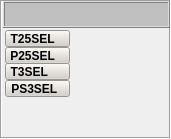
   <widget class="QFrame" name="DatosDelCombust">
    <property name="geometry">
     <rect>
      <x>824</x>
      <y>2</y>
      <width>171</width>
      <height>139</height>
     </rect>
    </property>
    <property name="minimumSize">
     <size>
      <width>171</width>
      <height>139</height>
     </size>
    </property>
    <property name="maximumSize">
     <size>
      <width>171</width>
      <height>139</height>
     </size>
    </property>
    <property name="styleSheet">
     <string notr="true">background-color: none;</string>
    </property>
    <property name="frameShape">
     <enum>QFrame::Box</enum>
    </property>
    <property name="frameShadow">
     <enum>QFrame::Sunken</enum>
    </property>
    <widget class="QFrame" name="frame_16">
     <property name="geometry">
      <rect>
       <x>3</x>
       <y>1</y>
       <width>167</width>
       <height>27</height>
      </rect>
     </property>
     <property name="minimumSize">
      <size>
       <width>167</width>
       <height>27</height>
      </size>
     </property>
     <property name="maximumSize">
      <size>
       <width>167</width>
       <height>27</height>
      </size>
     </property>
     <property name="styleSheet">
      <string notr="true">background-color: rgb(192, 192, 192);</string>
     </property>
     <property name="frameShape">
      <enum>QFrame::Box</enum>
     </property>
     <property name="frameShadow">
      <enum>QFrame::Raised</enum>
     </property>
     <layout class="QGridLayout" name="gridLayout_24">
      <item row="0" column="0">
       <widget class="AUpTextLabel" name="leGEN_AVR_18">
        <property name="minimumSize">
         <size>
          <width>137</width>
          <height>9</height>
         </size>
        </property>
        <property name="maximumSize">
         <size>
          <width>137</width>
          <height>9</height>
         </size>
        </property>
        <property name="LabelText" stdset="0">
         <string>COMPRESOR DE HP</string>
        </property>
        <property name="Font">
         <font>
          <pointsize>9</pointsize>
          <weight>75</weight>
          <bold>true</bold>
         </font>
        </property>
       </widget>
      </item>
     </layout>
    </widget>
    <widget class="AUpTextLabel" name="leGEN_AVR_46">
     <property name="geometry">
      <rect>
       <x>7</x>
       <y>120</y>
       <width>65</width>
       <height>13</height>
      </rect>
     </property>
     <property name="minimumSize">
      <size>
       <width>65</width>
       <height>13</height>
      </size>
     </property>
     <property name="maximumSize">
      <size>
       <width>65</width>
       <height>13</height>
      </size>
     </property>
     <property name="layoutDirection">
      <enum>Qt::RightToLeft</enum>
     </property>
     <property name="LabelText" stdset="0">
      <string>HP_TRF</string>
     </property>
     <property name="Font">
      <font>
       <pointsize>9</pointsize>
       <weight>75</weight>
       <bold>true</bold>
      </font>
     </property>
    </widget>
    <widget class="AUpTextLabel" name="leGEN_AVR_47">
     <property name="geometry">
      <rect>
       <x>116</x>
       <y>120</y>
       <width>43</width>
       <height>13</height>
      </rect>
     </property>
     <property name="minimumSize">
      <size>
       <width>43</width>
       <height>13</height>
      </size>
     </property>
     <property name="maximumSize">
      <size>
       <width>43</width>
       <height>13</height>
      </size>
     </property>
     <property name="layoutDirection">
      <enum>Qt::LeftToRight</enum>
     </property>
     <property name="LabelText" stdset="0">
      <string>In/S</string>
     </property>
     <property name="Font">
      <font>
       <pointsize>9</pointsize>
       <weight>75</weight>
       <bold>true</bold>
      </font>
     </property>
    </widget>
    <widget class="AUpTextLabel" name="leCOMHHP_T">
     <property name="geometry">
      <rect>
       <x>72</x>
       <y>120</y>
       <width>37</width>
       <height>13</height>
      </rect>
     </property>
     <property name="minimumSize">
      <size>
       <width>37</width>
       <height>13</height>
      </size>
     </property>
     <property name="maximumSize">
      <size>
       <width>37</width>
       <height>13</height>
      </size>
     </property>
     <property name="layoutDirection">
      <enum>Qt::RightToLeft</enum>
     </property>
     <property name="isUpdateable" stdset="0">
      <bool>true</bool>
     </property>
     <property name="id">
      <string>p_HMI_INTER_N25_TRF_1X_CALC_PLUS_A_OUT_1</string>
     </property>
     <property name="Font">
      <font>
       <pointsize>9</pointsize>
       <weight>75</weight>
       <bold>true</bold>
      </font>
     </property>
     <property name="Presicion">
      <number>2</number>
     </property>
    </widget>
    <widget class="AUpTextLabel" name="leCOMHP25S">
     <property name="geometry">
      <rect>
       <x>72</x>
       <y>50</y>
       <width>37</width>
       <height>13</height>
      </rect>
     </property>
     <property name="minimumSize">
      <size>
       <width>37</width>
       <height>13</height>
      </size>
     </property>
     <property name="maximumSize">
      <size>
       <width>37</width>
       <height>13</height>
      </size>
     </property>
     <property name="layoutDirection">
      <enum>Qt::RightToLeft</enum>
     </property>
     <property name="isUpdateable" stdset="0">
      <bool>true</bool>
     </property>
     <property name="id">
      <string>p_HMI_INTER_P25SEL_CALC_PLUS_A_OUT_1</string>
     </property>
     <property name="Font">
      <font>
       <pointsize>9</pointsize>
       <weight>75</weight>
       <bold>true</bold>
      </font>
     </property>
     <property name="Presicion">
      <number>2</number>
     </property>
    </widget>
    <widget class="AUpTextLabel" name="leGEN_AVR_40">
     <property name="geometry">
      <rect>
       <x>116</x>
       <y>50</y>
       <width>43</width>
       <height>13</height>
      </rect>
     </property>
     <property name="minimumSize">
      <size>
       <width>43</width>
       <height>13</height>
      </size>
     </property>
     <property name="maximumSize">
      <size>
       <width>43</width>
       <height>13</height>
      </size>
     </property>
     <property name="layoutDirection">
      <enum>Qt::LeftToRight</enum>
     </property>
     <property name="LabelText" stdset="0">
      <string>PSIA</string>
     </property>
     <property name="Font">
      <font>
       <pointsize>9</pointsize>
       <weight>75</weight>
       <bold>true</bold>
      </font>
     </property>
     <property name="StrOnState">
      <string/>
     </property>
    </widget>
    <widget class="AUpTextLabel" name="leCOMHT25S">
     <property name="geometry">
      <rect>
       <x>72</x>
       <y>33</y>
       <width>37</width>
       <height>13</height>
      </rect>
     </property>
     <property name="minimumSize">
      <size>
       <width>37</width>
       <height>13</height>
      </size>
     </property>
     <property name="maximumSize">
      <size>
       <width>37</width>
       <height>13</height>
      </size>
     </property>
     <property name="layoutDirection">
      <enum>Qt::RightToLeft</enum>
     </property>
     <property name="isUpdateable" stdset="0">
      <bool>true</bool>
     </property>
     <property name="id">
      <string>p_HMI_INTER_T25SEL_CALC_PLUS_A_OUT_1</string>
     </property>
     <property name="Font">
      <font>
       <pointsize>9</pointsize>
       <weight>75</weight>
       <bold>true</bold>
      </font>
     </property>
    </widget>
    <widget class="AUpTextLabel" name="leGEN_AVR_39">
     <property name="geometry">
      <rect>
       <x>116</x>
       <y>33</y>
       <width>43</width>
       <height>13</height>
      </rect>
     </property>
     <property name="minimumSize">
      <size>
       <width>43</width>
       <height>13</height>
      </size>
     </property>
     <property name="maximumSize">
      <size>
       <width>43</width>
       <height>13</height>
      </size>
     </property>
     <property name="layoutDirection">
      <enum>Qt::LeftToRight</enum>
     </property>
     <property name="LabelText" stdset="0">
      <string>ºF</string>
     </property>
     <property name="Font">
      <font>
       <pointsize>9</pointsize>
       <weight>75</weight>
       <bold>true</bold>
      </font>
     </property>
    </widget>
    <widget class="AUpTextLabel" name="leCOMHT3S">
     <property name="geometry">
      <rect>
       <x>72</x>
       <y>66</y>
       <width>37</width>
       <height>13</height>
      </rect>
     </property>
     <property name="minimumSize">
      <size>
       <width>37</width>
       <height>13</height>
      </size>
     </property>
     <property name="maximumSize">
      <size>
       <width>37</width>
       <height>13</height>
      </size>
     </property>
     <property name="layoutDirection">
      <enum>Qt::RightToLeft</enum>
     </property>
     <property name="isUpdateable" stdset="0">
      <bool>true</bool>
     </property>
     <property name="id">
      <string>p_HMI_INTER_T3SEL_CALC_PLUS_A_OUT_1</string>
     </property>
     <property name="Font">
      <font>
       <pointsize>9</pointsize>
       <weight>75</weight>
       <bold>true</bold>
      </font>
     </property>
    </widget>
    <widget class="AUpTextLabel" name="leGEN_AVR_41">
     <property name="geometry">
      <rect>
       <x>116</x>
       <y>66</y>
       <width>43</width>
       <height>13</height>
      </rect>
     </property>
     <property name="minimumSize">
      <size>
       <width>43</width>
       <height>13</height>
      </size>
     </property>
     <property name="maximumSize">
      <size>
       <width>43</width>
       <height>13</height>
      </size>
     </property>
     <property name="layoutDirection">
      <enum>Qt::LeftToRight</enum>
     </property>
     <property name="LabelText" stdset="0">
      <string>ºF</string>
     </property>
     <property name="Font">
      <font>
       <pointsize>9</pointsize>
       <weight>75</weight>
       <bold>true</bold>
      </font>
     </property>
    </widget>
    <widget class="AUpTextLabel" name="leCOMHPD3S">
     <property name="geometry">
      <rect>
       <x>72</x>
       <y>82</y>
       <width>37</width>
       <height>13</height>
      </rect>
     </property>
     <property name="minimumSize">
      <size>
       <width>37</width>
       <height>13</height>
      </size>
     </property>
     <property name="maximumSize">
      <size>
       <width>37</width>
       <height>13</height>
      </size>
     </property>
     <property name="layoutDirection">
      <enum>Qt::RightToLeft</enum>
     </property>
     <property name="isUpdateable" stdset="0">
      <bool>true</bool>
     </property>
     <property name="id">
      <string>p_HMI_INTER_PS3SEL_CALC_PLUS_A_OUT_1</string>
     </property>
     <property name="Font">
      <font>
       <pointsize>9</pointsize>
       <weight>75</weight>
       <bold>true</bold>
      </font>
     </property>
     <property name="Presicion">
      <number>2</number>
     </property>
    </widget>
    <widget class="AUpTextLabel" name="leGEN_AVR_43">
     <property name="geometry">
      <rect>
       <x>116</x>
       <y>82</y>
       <width>43</width>
       <height>13</height>
      </rect>
     </property>
     <property name="minimumSize">
      <size>
       <width>43</width>
       <height>13</height>
      </size>
     </property>
     <property name="maximumSize">
      <size>
       <width>43</width>
       <height>13</height>
      </size>
     </property>
     <property name="layoutDirection">
      <enum>Qt::LeftToRight</enum>
     </property>
     <property name="LabelText" stdset="0">
      <string>PSIA</string>
     </property>
     <property name="Font">
      <font>
       <pointsize>9</pointsize>
       <weight>75</weight>
       <bold>true</bold>
      </font>
     </property>
    </widget>
    <widget class="AUpTextLabel" name="leCOMHHP_C">
     <property name="geometry">
      <rect>
       <x>72</x>
       <y>104</y>
       <width>37</width>
       <height>13</height>
      </rect>
     </property>
     <property name="minimumSize">
      <size>
       <width>37</width>
       <height>13</height>
      </size>
     </property>
     <property name="maximumSize">
      <size>
       <width>37</width>
       <height>13</height>
      </size>
     </property>
     <property name="layoutDirection">
      <enum>Qt::RightToLeft</enum>
     </property>
     <property name="isUpdateable" stdset="0">
      <bool>true</bool>
     </property>
     <property name="id">
      <string>p_HMI_INTER_N25_CRF_1X_CALC_PLUS_A_OUT_1</string>
     </property>
     <property name="Font">
      <font>
       <pointsize>9</pointsize>
       <weight>75</weight>
       <bold>true</bold>
      </font>
     </property>
     <property name="Presicion">
      <number>2</number>
     </property>
    </widget>
    <widget class="AUpTextLabel" name="leGEN_AVR_45">
     <property name="geometry">
      <rect>
       <x>116</x>
       <y>104</y>
       <width>43</width>
       <height>13</height>
      </rect>
     </property>
     <property name="minimumSize">
      <size>
       <width>43</width>
       <height>13</height>
      </size>
     </property>
     <property name="maximumSize">
      <size>
       <width>43</width>
       <height>13</height>
      </size>
     </property>
     <property name="layoutDirection">
      <enum>Qt::LeftToRight</enum>
     </property>
     <property name="LabelText" stdset="0">
      <string>In/S</string>
     </property>
     <property name="Font">
      <font>
       <pointsize>9</pointsize>
       <weight>75</weight>
       <bold>true</bold>
      </font>
     </property>
    </widget>
    <widget class="AUpTextLabel" name="leGEN_AVR_44">
     <property name="geometry">
      <rect>
       <x>7</x>
       <y>104</y>
       <width>65</width>
       <height>13</height>
      </rect>
     </property>
     <property name="minimumSize">
      <size>
       <width>65</width>
       <height>13</height>
      </size>
     </property>
     <property name="maximumSize">
      <size>
       <width>65</width>
       <height>13</height>
      </size>
     </property>
     <property name="layoutDirection">
      <enum>Qt::RightToLeft</enum>
     </property>
     <property name="LabelText" stdset="0">
      <string>HP_CRF</string>
     </property>
     <property name="Font">
      <font>
       <pointsize>9</pointsize>
       <weight>75</weight>
       <bold>true</bold>
      </font>
     </property>
    </widget>
    <widget class="QPushButton" name="btn_GEN_AVR_T25">
     <property name="geometry">
      <rect>
       <x>5</x>
       <y>30</y>
       <width>65</width>
       <height>17</height>
      </rect>
     </property>
     <property name="font">
      <font>
       <pointsize>9</pointsize>
       <weight>75</weight>
       <bold>true</bold>
      </font>
     </property>
     <property name="layoutDirection">
      <enum>Qt::RightToLeft</enum>
     </property>
     <property name="styleSheet">
      <string notr="true">background-color: rgb(212, 208, 200);</string>
     </property>
     <property name="text">
      <string>T25SEL   </string>
     </property>
    </widget>
    <widget class="QPushButton" name="btn_GEN_AVR_P25">
     <property name="geometry">
      <rect>
       <x>5</x>
       <y>47</y>
       <width>65</width>
       <height>17</height>
      </rect>
     </property>
     <property name="font">
      <font>
       <pointsize>9</pointsize>
       <weight>75</weight>
       <bold>true</bold>
      </font>
     </property>
     <property name="layoutDirection">
      <enum>Qt::RightToLeft</enum>
     </property>
     <property name="styleSheet">
      <string notr="true">background-color: rgb(212, 208, 200);</string>
     </property>
     <property name="text">
      <string>P25SEL   </string>
     </property>
    </widget>
    <widget class="QPushButton" name="btn_GEN_AVR_T3S">
     <property name="geometry">
      <rect>
       <x>5</x>
       <y>63</y>
       <width>65</width>
       <height>17</height>
      </rect>
     </property>
     <property name="font">
      <font>
       <pointsize>9</pointsize>
       <weight>75</weight>
       <bold>true</bold>
      </font>
     </property>
     <property name="layoutDirection">
      <enum>Qt::RightToLeft</enum>
     </property>
     <property name="styleSheet">
      <string notr="true">background-color: rgb(212, 208, 200);</string>
     </property>
     <property name="text">
      <string>T3SEL     </string>
     </property>
    </widget>
    <widget class="QPushButton" name="btn_leGEN_AVR_PS3">
     <property name="geometry">
      <rect>
       <x>5</x>
       <y>80</y>
       <width>65</width>
       <height>17</height>
      </rect>
     </property>
     <property name="font">
      <font>
       <pointsize>9</pointsize>
       <weight>75</weight>
       <bold>true</bold>
      </font>
     </property>
     <property name="layoutDirection">
      <enum>Qt::RightToLeft</enum>
     </property>
     <property name="styleSheet">
      <string notr="true">background-color: rgb(212, 208, 200);</string>
     </property>
     <property name="text">
      <string>PS3SEL  </string>
     </property>
    </widget>
   </widget>
